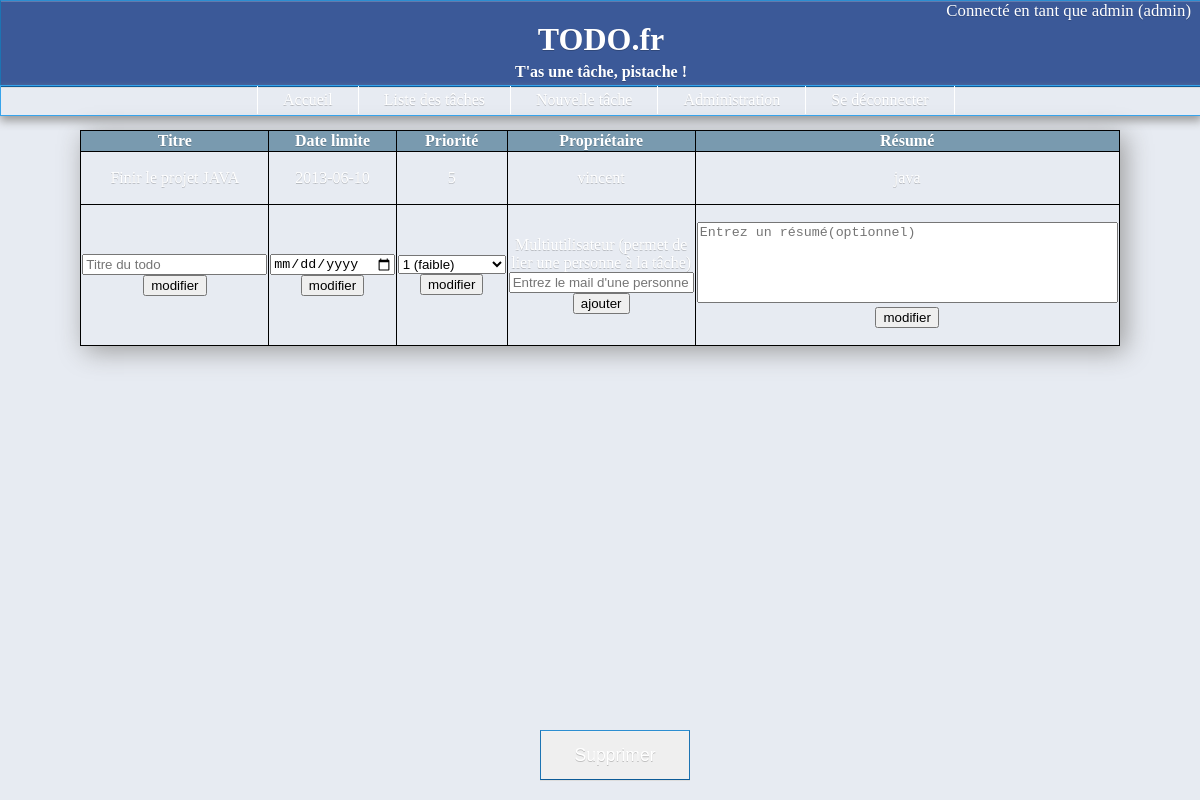
Screenshot of /projet/modiftache.php?id=41 (signed in) with the database file from the repository.
### tables this page shows
CREATE TABLE IF NOT EXISTS `todo` (
  `id` int(255) NOT NULL AUTO_INCREMENT,
  `titre` varchar(100) NOT NULL,
  `resume` varchar(600) DEFAULT NULL,
  `limite` date NOT NULL,
  `priorite` int(1) NOT NULL,
  `idProprietaire` int(255) NOT NULL,
  PRIMARY KEY (`id`)
);

CREATE TABLE IF NOT EXISTS `users` (
  `id` int(255) NOT NULL AUTO_INCREMENT,
  `login` varchar(100) NOT NULL,
  `mdp` varchar(200) NOT NULL,
  `mail` varchar(100) NOT NULL,
  `admin` tinyint(1) DEFAULT '0',
  PRIMARY KEY (`id`),
  UNIQUE KEY `login` (`login`)
);

### projet/modiftache.php (the view, shortened to what this page needs)
<?php
$idtodo=$_GET['id'];
?>
<!doctype html>
<html lang="fr">
<head>
  <?php include('helpers/style.php'); ?>
</head>
<?php include('header.php'); ?>
<body>
	<?php
		include('helpers/connect.php');
		$sql = "select users.id, titre, resume, limite, priorite, login from todo join users on users.id=idProprietaire where todo.id='$idtodo';";
		$query = $pdo->prepare($sql);
		$query->execute();
		echo "<table id='modif_todo' class='button'>";
		echo "<tr><th><label for='tit'>Titre</label></th>
		<th><label for='lim'>Date limite</label></th>
		<th><label for='prio'>Priorité</label></th>
		<th><label for='multi'>Propriétaire</label></th>
		<th><label for='res'>Résumé</label></th></tr>";
		while($line=$query->fetch())
			{
				echo "<tr>";
				echo "<td><label for='tit'> ".$line['titre']."</label></td>";
				echo "<td><label for='lim'>".$line['limite']."</label></td>";
				echo "<td><label for='prio'>".$line['priorite']."</label></td>";
				echo "<td><label for='multi'>".$line['login']."</label></td>";
				if ($line['resume'] != null)
					echo "<td class='fix_cell'><p><label for='res'>".$line['resume']."</label></p></td>";
					else
					echo "<td><label for='res'>Pas de résumé disponible</label></td>";
				echo"</tr>";
			}
	?>
	<tr>
			<td><form action='#' method='post'>
				<p><input id='tit' type='text' name='titre' placeholder='Titre du todo' />
				<input type='submit' value='modifier'/></p>
			</form></td>
			<td><form action='#' method='post'>
				<p><input id='lim' type='date' name='limite' min="2013-04-01" placeholder='AAAA-MM-JJ' />
				<input type='submit' value='modifier'/></p>
			</form></td>
			<td><form action='#' method='post'>
				<p><select id='prio' name='priorite'>
							<option value='1'>1 (faible)</option><option value='2'>2</option><option value='3'>3</option><option value='4'>4</option><option value='5'>5 (très élevée)</option>
					   </select>
					   <input type='submit' value='modifier'/></p>
			</form></td>
			<td><form action='#' method='post'>
				<p><label for='multi'>Multiutilisateur (permet de lier une personne à la tâche) </label><input id='multi' type='email' name='multitache' placeholder="Entrez le mail d'une personne"/>
				<input type='submit' value='ajouter'/></p>
			</form></td>
			<td><form action='#' method='post'>
				<p><textarea style="resize: none;" id='res' type='text' name='resume' placeholder='Entrez un résumé(optionnel)' rows='5' cols='50' ></textarea>
				<input type='submit' value='modifier'/></p>
			</form></td>
		</tr>
	</table>
	<form action='#' method='post'>
		<input type='submit' id='suppr_button' value='Supprimer' class='button'/>
	</form>
</body>
</html>

### projet/css/style_wide.css (style rules this page uses)
body { background-color:rgb(231, 235, 242); margin-top: 130px; }
.button { -moz-border-bottom-colors: none; -moz-border-left-colors: none; -moz-border-right-colors: none; -moz-border-top-colors: none; background: -moz-linear-gradient(center top , rgb(59,89,152), #2181CF) repeat scroll 0 0 transparent; border-color: #2C8ED1 #1C74B3 #0D5B97; border-image: none; border-left: 1px solid #1C74B3; border-right: 1px solid #1C74B3; border-style: solid; border-width: 1px; box-shadow: 0 1px 0 #DDDDDD, 0 1px 0 rgba(255, 255, 255, 0.2) inset; color: #FFFFFF; text-shadow: 0 1px 0 rgba(0, 0, 0, 0.2); }
.fix_cell { width:400px; overflow: auto; }
#todo table, td, th, tr { border:1px solid black; text-align:center; }
#modif_todo { padding: 5px; width: 80%; margin: auto; border-collapse:collapse; box-shadow: 5px 5px 25px 0px #9b9b9b; }
#modif_todo table, td, th, tr { border:1px solid black; text-align:center; margin-top: 5%; }
#modif_todo th { background-color:#799AAF; }
#suppr_button { position: absolute; bottom: 20px; left: 45%; width: 150px; height: 50px; font-size: 110%; }

### rows the page displays
todo: titre "Finir le projet JAVA", limite "2013-06-10", priorite "5", users.login "vincent", resume "java"

### other values shown
$_SESSION['login'] "admin"
